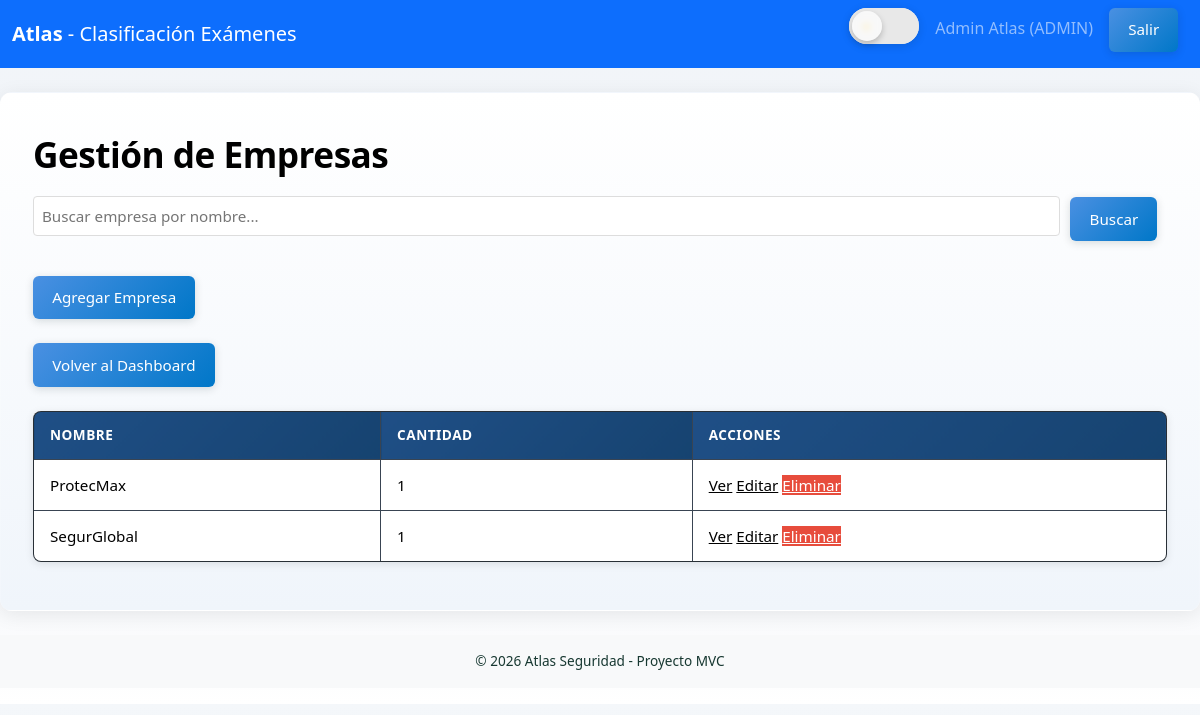
The page /index.php?c=company&a=list (signed in) on the database as committed earlier.
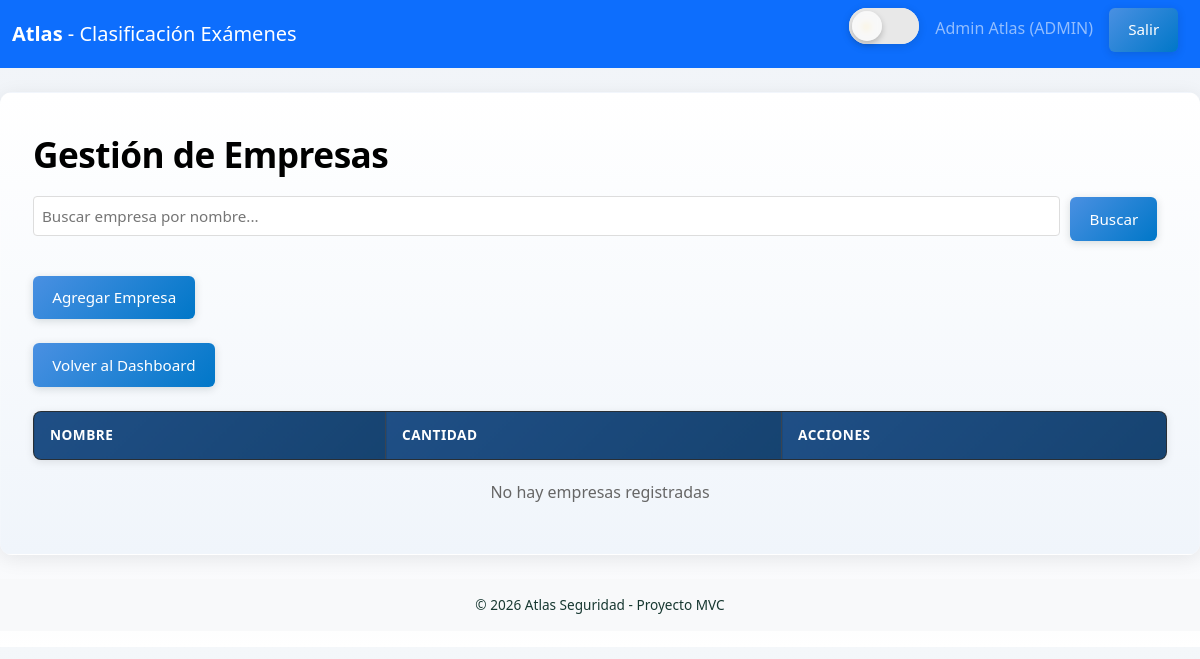
The same page on the database as committed later.
### tables this page shows
CREATE TABLE IF NOT EXISTS security_companies (
  id INT AUTO_INCREMENT PRIMARY KEY,
  name VARCHAR(120) NOT NULL,
  contact VARCHAR(120) DEFAULT NULL
);

### controllers/CompanyController.php (called while the page is built, shortened)
<?php
class CompanyController
{
    private $companyModel;
    public function __construct()
    {
        $this->companyModel = new CompanyModel();
    }
    public function list()
    {
        $search = trim($_GET['search'] ?? '');
        if (!empty($search)) {
            $companies = $this->companyModel->searchByName($search);
        } else {
            $companies = $this->companyModel->allWithExamCounts();
        }
        include __DIR__ . '/../views/companies/list.php';
    }
}

### index.php (called while the page is built, shortened)
<?php
require_once __DIR__ . '/config/Database.php';
require_once __DIR__ . '/models/BaseModel.php';
require_once __DIR__ . '/models/CompanyModel.php';
require_once __DIR__ . '/controllers/DashboardController.php';
require_once __DIR__ . '/controllers/CompanyController.php';
$controller = $_GET['c'] ?? 'auth';
$action = $_GET['a'] ?? 'login';
switch ($controller) {
    case 'company':
        $ctrl = new CompanyController();
        break;
}
$ctrl->{$action}();

### config/Database.php (called while the page is built)
<?php
class Database
{
    private static $instance = null;
    private $pdo;
    private function __construct()
    {
        $host = '127.0.0.1';
        $db   = 'atlas';
        $user = 'root';
        $pass = '';
        $charset = 'utf8mb4';
        $dsn = "mysql:host=$host;dbname=$db;charset=$charset";
        $options = [
            PDO::ATTR_ERRMODE => PDO::ERRMODE_EXCEPTION,
            PDO::ATTR_DEFAULT_FETCH_MODE => PDO::FETCH_ASSOC,
            PDO::ATTR_EMULATE_PREPARES => false,
        ];
        $this->pdo = new PDO($dsn, $user, $pass, $options);
    }
    public static function getInstance()
    {
        if (self::$instance === null) {
            self::$instance = new self();
        }
        return self::$instance;
    }
    public function getConnection()
    {
        return $this->pdo;
    }
}

### models/BaseModel.php (called while the page is built, shortened)
<?php
abstract class BaseModel
{
    public function __construct()
    {
        $this->db = Database::getInstance()->getConnection();
    }
}

### models/CompanyModel.php (called while the page is built, shortened)
<?php
class CompanyModel extends BaseModel
{
    public function allWithExamCounts()
    {
        $sql = 'SELECT sc.id, sc.name, COUNT(e.id) as exam_count
                FROM security_companies sc
                LEFT JOIN exams e ON sc.id = e.company_id
                GROUP BY sc.id, sc.name
                ORDER BY sc.name';
        return $this->db->query($sql)->fetchAll();
    }
}

### views/companies/list.php (the view, shortened to what this page needs)
<?php include __DIR__ . '/../layouts/header.php'; ?>
<h1>Gestión de Empresas</h1>
<div style="margin-bottom: 20px;">
    <form method="GET" style="display: flex; gap: 10px; align-items: center;">
        <input type="text" name="search" value="<?= htmlspecialchars($_GET['search'] ?? '') ?>" placeholder="Buscar empresa por nombre..." style="flex: 1; padding: 8px; border: 1px solid #ddd; border-radius: 4px;">
        <button type="submit" class="btn">Buscar</button>
    </form>
</div>
<p><a class="btn" href="index.php?c=company&a=add">Agregar Empresa</a></p>
<p><a class="btn" href="index.php?c=dashboard&a=index">Volver al Dashboard</a></p>
<table class="table">
    <thead>
        <tr>
            <th>Nombre</th>
            <th>Cantidad</th>
            <th>Acciones</th>
        </tr>
    </thead>
    <tbody>
        <?php foreach ($companies as $company): ?>
            <tr>
                <td><?= htmlspecialchars($company['name']) ?></td>
                <td><?= $company['exam_count'] ?></td>
                <td>
                    <a class="btn-small" href="index.php?c=company&a=view&id=<?= $company['id'] ?>">Ver</a>
                    <a class="btn-small" href="index.php?c=company&a=edit&id=<?= $company['id'] ?>">Editar</a>
                    <a class="btn-small btn-danger" href="index.php?c=company&a=delete&id=<?= $company['id'] ?>" onclick="return confirm('¿Está seguro?')">Eliminar</a>
                </td>
            </tr>
        <?php endforeach; ?>
    </tbody>
</table>
<?php if (empty($companies)): ?>
    <p style="text-align: center; color: #666; margin-top: 20px;">
        <?php if (!empty($_GET['search'])): ?>
            No se encontraron empresas que coincidan con "<?= htmlspecialchars($_GET['search']) ?>"
        <?php else: ?>
            No hay empresas registradas
        <?php endif; ?>
    </p>
<?php endif; ?>
<?php include __DIR__ . '/../layouts/footer.php'; ?>

Rows that differ between the two databases and show on the page:
removed security_companies: name "ProtecMax", exam_count "1"
removed security_companies: name "SegurGlobal", exam_count "1"
Other text that changed with them:
text now shown: "No hay empresas registradas"
